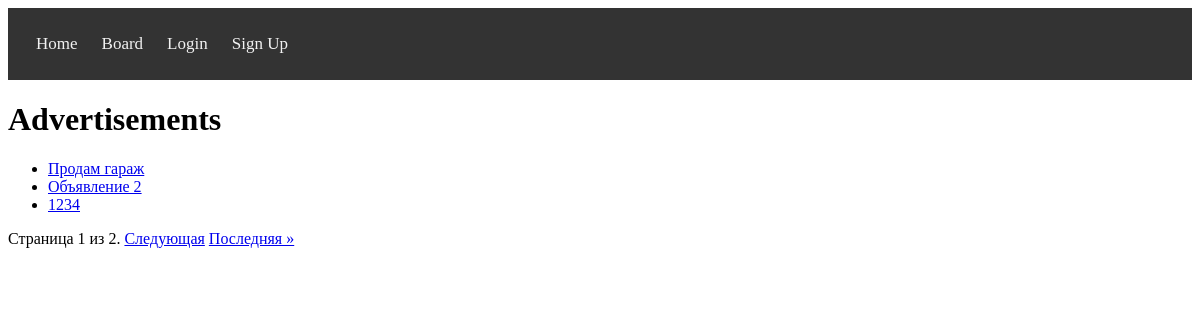
/board/, run on the app's committed database.
### board/models.py (models this page shows, shortened)
class Advertisement(models.Model):
    title = models.CharField(max_length=255)
    content = models.TextField()
    author = models.ForeignKey(User, on_delete=models.CASCADE)
    image = models.ImageField(upload_to="photos/", blank=True, null=True)
    created_at = models.DateTimeField(auto_now_add=True)
    likes = models.IntegerField(default=0)
    dislikes = models.IntegerField(default=0)

### board/views.py (the view)
# urls.py: path('', views.advertisement_list, name='advertisement_list'),
def advertisement_list(request):
    advertisements = Advertisement.objects.all()
    paginator = Paginator(advertisements, 3)  # Показывать 10 объявлений на странице
    page_number = request.GET.get('page')
    page_obj = paginator.get_page(page_number)
    return render(request, 'board/advertisement_list.html', {'page_obj': page_obj})

### board/templates/board/advertisement_list.html (shortened to what this page needs)
{% extends 'base.html' %}
{% block content %}
<h1>Advertisements</h1>
<ul>
    {% for advertisement in page_obj %}
        <li>
            <a href="{% url 'board:advertisement_detail' advertisement.pk %}">{{ advertisement.title }}</a>
        </li>
    {% empty %}
        <li>Нет объявлений.</li>
    {% endfor %}
</ul>
<div class="pagination">
    <span class="step-links">
        <span class="current">
            Страница {{ page_obj.number }} из {{ page_obj.paginator.num_pages }}.
        </span>
        {% if page_obj.has_next %}
            <a href="?page={{ page_obj.next_page_number }}">Следующая</a>
            <a href="?page={{ page_obj.paginator.num_pages }}">Последняя &raquo;</a>
        {% endif %}
    </span>
</div>
{% endblock %}

### data on the page
Advertisement: title "Продам гараж"
Advertisement: title "Объявление 2"
Advertisement: title "1234"

### other printed values
{{ page_obj.number }} "1"
{{ page_obj.paginator.num_pages }} "2"
